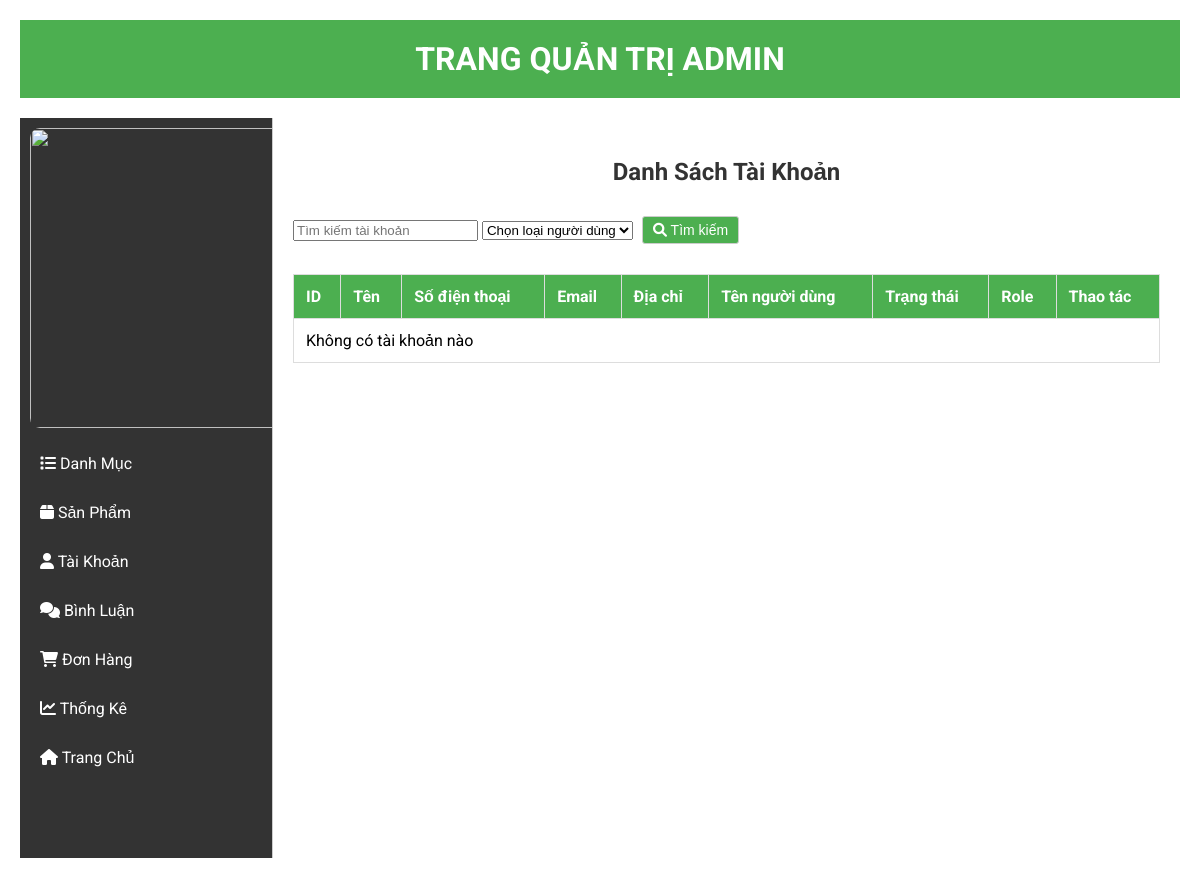
Page /admin/index.php?act=listtk on the earlier database version.
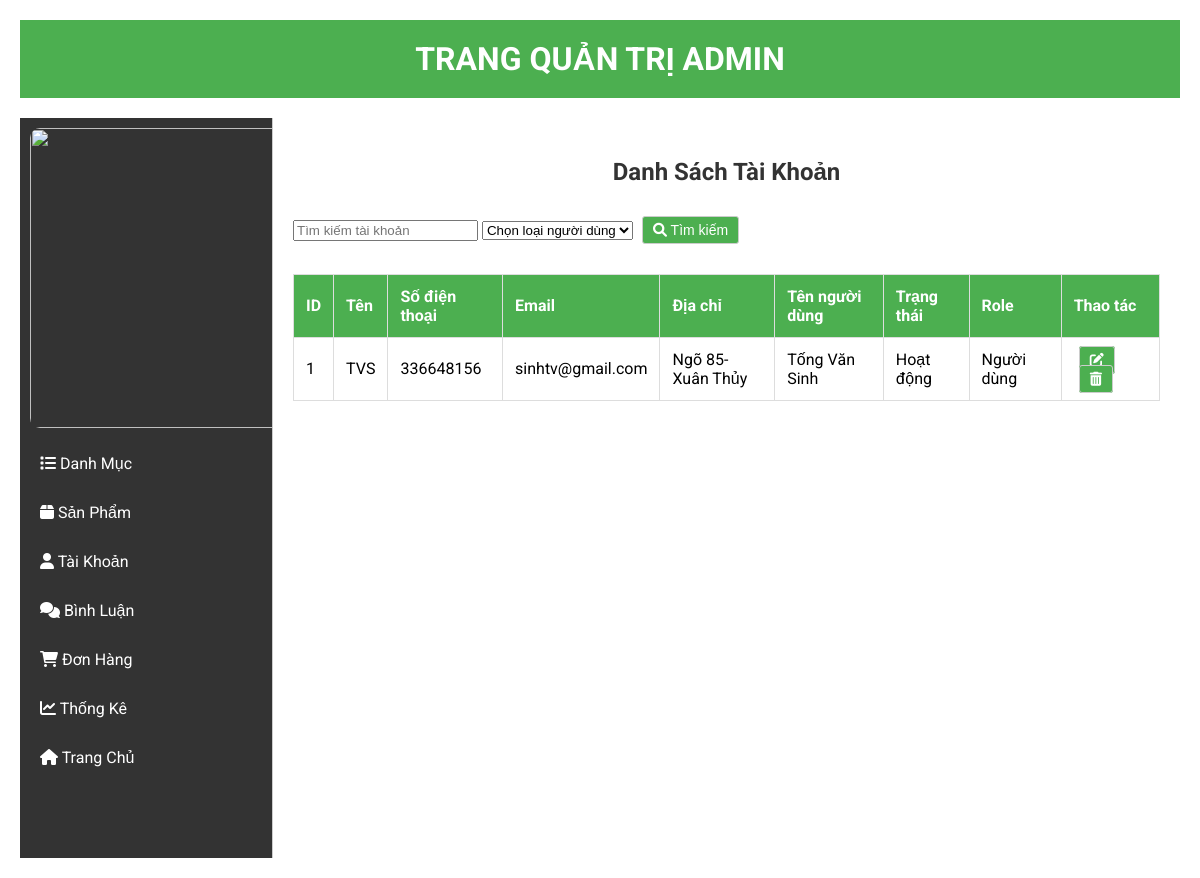
Same page on the later database version.
### tables this page shows
CREATE TABLE `taikhoan` (
  `id_tk` int(10) NOT NULL,
  `ten` varchar(50) NOT NULL,
  `mk` varchar(50) NOT NULL,
  `sdt` int(15) DEFAULT NULL,
  `email` varchar(50) NOT NULL,
  `dia_chi` varchar(255) DEFAULT NULL,
  `ten_nd` varchar(50) DEFAULT NULL,
  `trangthai` int(10) DEFAULT 0,
  `role` int(10) NOT NULL DEFAULT 0
);

### model/taikhoan.php (called while the page is built, shortened)
<?php
function loadall_taikhoan($kyw, $id_dm, $role = null)
{
    $conn = pdo_get_connection();
    $sql = "SELECT * FROM taikhoan WHERE ten LIKE :kyw";
    $stmt = $conn->prepare($sql);
    $stmt->bindValue(':kyw', "%$kyw%", PDO::PARAM_STR);
    $stmt->execute();
    return $stmt->fetchAll(PDO::FETCH_ASSOC);
}

### admin/taikhoan/listtk.php (the view, shortened to what this page needs)
<div class="row box">
    <?php include 'boxtrai.php'; ?>
    <div class="boxphai">
        <div class="tieudeb">
            <h2>Danh Sách Tài Khoản</h2>
            <form action="index.php?act=listtk" method="post">
                <input type="text" name="kyw" placeholder="Tìm kiếm tài khoản" value="<?= isset($_POST['kyw']) ? htmlspecialchars($_POST['kyw']) : '' ?>">
                <select name="role">
                    <option value="">Chọn loại người dùng</option>
                </select>
                <button type="submit" class="small-button"><i class="fas fa-search"></i> Tìm kiếm</button>
            </form>
        </div>
        <div class="bang">
            <table>
                <thead>
                    <tr>
                        <th>ID</th>
                        <th>Tên</th>
                        <th>Số điện thoại</th>
                        <th>Email</th>
                        <th>Địa chỉ</th>
                        <th>Tên người dùng</th>
                        <th>Trạng thái</th>
                        <th>Role</th>
                        <th>Thao tác</th>
                    </tr>
                </thead>
                <tbody>
                    <?php
                    if (isset($listtaikhoan) && count($listtaikhoan) > 0) {
                        foreach ($listtaikhoan as $taikhoan) {
                            $trangthai = $taikhoan['trangthai'] == '0' ? 'Hoạt động' : 'Không hoạt động';
                            $role = $taikhoan['role'] == '0' ? 'Người dùng' : 'Admin';
                    ?>
                            <tr>
                                <td><?= htmlspecialchars($taikhoan['id_tk']) ?></td>
                                <td><?= htmlspecialchars($taikhoan['ten']) ?></td>
                                <td><?= htmlspecialchars($taikhoan['sdt']) ?></td>
                                <td><?= htmlspecialchars($taikhoan['email']) ?></td>
                                <td><?= htmlspecialchars($taikhoan['dia_chi']) ?></td>
                                <td><?= htmlspecialchars($taikhoan['ten_nd']) ?></td>
                                <td><?= htmlspecialchars($trangthai) ?></td>
                                <td><?= htmlspecialchars($role) ?></td>
                                <td>
                                    <a href="index.php?act=update&id_tk=<?= htmlspecialchars($taikhoan['id_tk']) ?>" class="small-button"><i class="fas fa-edit"></i></a>
                                    <a href="#" onclick="return confirmDelete(<?= htmlspecialchars($taikhoan['id_tk']) ?>)" class="small-button"><i class="fas fa-trash-alt"></i></a>
                                </td>
                            </tr>
                        <?php
                        }
                    } else {
                        ?>
                        <tr>
                            <td colspan="9">Không có tài khoản nào</td>
                        </tr>
                    <?php
                    }
                    ?>
                </tbody>
            </table>
        </div>
    </div>
</div>

Differences in the rows shown:
added taikhoan: id_tk "1", ten "TVS", sdt "336648156", email "sinhtv@gmail.com", dia_chi "Ngõ 85-Xuân Thủy", ten_nd "Tống Văn Sinh", trangthai "Hoạt động", role "Người dùng"
Other differences:
text no longer shown: "Không có tài khoản nào"
